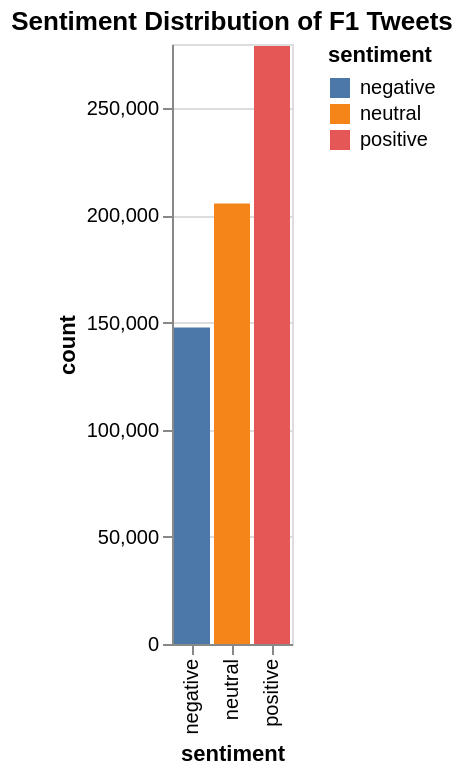

Write notebook code for a chart like this one.
### Markdown cell above
Sentiment Analysis

### Code cell
sia = SentimentIntensityAnalyzer()

def get_sentiment(text):
    score = sia.polarity_scores(text)['compound']
    if score >= 0.05:
        return 'positive'
    elif score <= -0.05:
        return 'negative'
    else:
        return 'neutral'

df['sentiment'] = df['clean_text'].apply(get_sentiment)
sentiment_counts = df['sentiment'].value_counts().reset_index()
sentiment_counts.columns = ['sentiment', 'count']

chart = alt.Chart(sentiment_counts).mark_bar().encode(
    x='sentiment',
    y='count',
    color='sentiment'
).properties(title="Sentiment Distribution of F1 Tweets")

chart

### Figure 1 — Vega-Lite specification as saved in the notebook (floating-point values rounded to 4 significant figures)
{"config": {"view": {"continuousWidth": 300, "continuousHeight": 300}}, "data": {"name": "data-be4d71dc04a7a57609859a62e167e788"}, "mark": {"type": "bar"}, "encoding": {"color": {"field": "sentiment", "type": "nominal"}, "x": {"field": "sentiment", "type": "nominal"}, "y": {"field": "count", "type": "quantitative"}}, "title": "Sentiment Distribution of F1 Tweets", "$schema": "https://vega.github.io/schema/vega-lite/v5.20.1.json", "datasets": {"data-be4d71dc04a7a57609859a62e167e788": [{"sentiment": "positive", "count": 279089}, {"sentiment": "neutral", "count": 205600}, {"sentiment": "negative", "count": 147699}]}}
